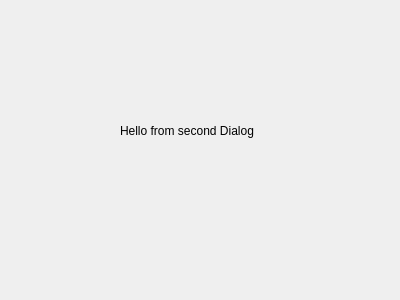
<?xml version="1.0" encoding="UTF-8"?>
<ui version="4.0">
 <class>SecDialog</class>
 <widget class="QDialog" name="SecDialog">
  <property name="geometry">
   <rect>
    <x>0</x>
    <y>0</y>
    <width>400</width>
    <height>300</height>
   </rect>
  </property>
  <property name="windowTitle">
   <string>Dialog</string>
  </property>
  <widget class="QLabel" name="label">
   <property name="geometry">
    <rect>
     <x>120</x>
     <y>100</y>
     <width>161</width>
     <height>61</height>
    </rect>
   </property>
   <property name="text">
    <string>Hello from second Dialog</string>
   </property>
  </widget>
 </widget>
 <resources/>
 <connections/>
</ui>
